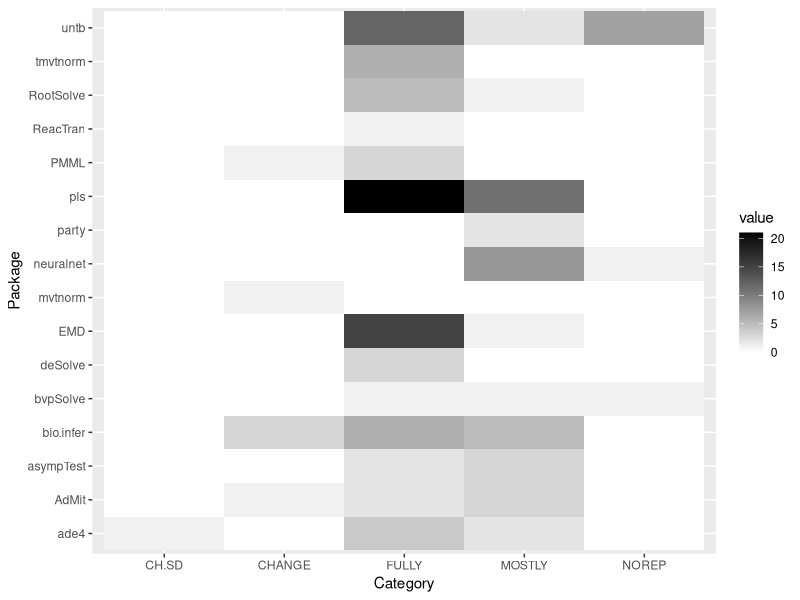
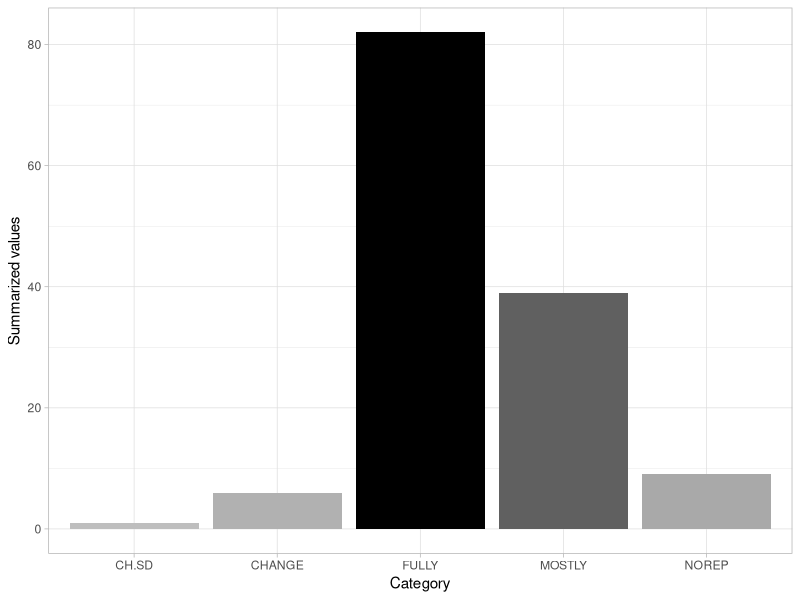

Source code (R) for these figures, in order:
#wykres
data <- read.csv("1-5-files/results.csv", sep=";")

library(tidyverse)
library(ggplot2)


rownames(data)<-data[,1]

data 
data2 <- data[1:16,2:6]


data2 <- data2 %>%
    rownames_to_column() %>%
    gather(colname, value, -rowname)

ggplot(data2, aes(x = rowname, y = colname, fill = value)) +
    geom_tile() + coord_flip() + scale_fill_gradient(low='white', high='black') + 
    xlab("Package") + ylab("Category")
    

data3 <- data[17,2:6]
data3 <- t(data3)
data3 <- data.frame(data3, rownames(data3))

data3[,2] <- rownames(data3)

ggplot(data3, aes(x=rownames.data3., y=SUM, fill=SUM)) +
    geom_bar(stat="identity") + scale_fill_gradient(low='gray', high='black') + theme_light() +
    xlab("Category") + ylab("Summarized values") + theme(legend.position = "none")
